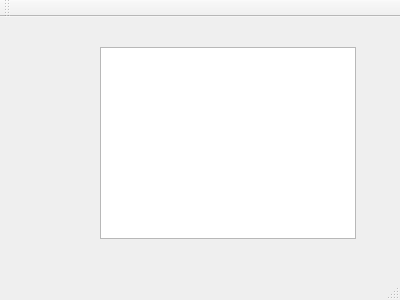
<?xml version="1.0" encoding="UTF-8"?>
<ui version="4.0">
 <class>MainWindow</class>
 <widget class="QMainWindow" name="MainWindow">
  <property name="geometry">
   <rect>
    <x>0</x>
    <y>0</y>
    <width>400</width>
    <height>300</height>
   </rect>
  </property>
  <property name="windowTitle">
   <string>MainWindow</string>
  </property>
  <widget class="QWidget" name="centralWidget">
   <widget class="QTableWidget" name="tableWidget">
    <property name="geometry">
     <rect>
      <x>100</x>
      <y>30</y>
      <width>256</width>
      <height>192</height>
     </rect>
    </property>
   </widget>
  </widget>
  <widget class="QMenuBar" name="menuBar">
   <property name="geometry">
    <rect>
     <x>0</x>
     <y>0</y>
     <width>400</width>
     <height>23</height>
    </rect>
   </property>
  </widget>
  <widget class="QToolBar" name="mainToolBar">
   <attribute name="toolBarArea">
    <enum>TopToolBarArea</enum>
   </attribute>
   <attribute name="toolBarBreak">
    <bool>false</bool>
   </attribute>
  </widget>
  <widget class="QStatusBar" name="statusBar"/>
 </widget>
 <layoutdefault spacing="6" margin="11"/>
 <resources/>
 <connections/>
</ui>
